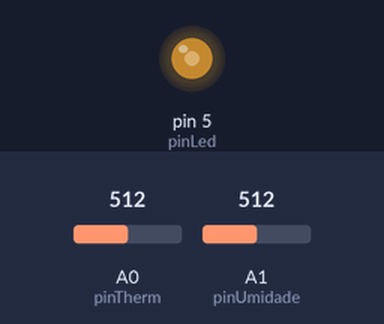
Bench run of a sketch on a simulated Arduino Uno, built for the host (arithmetic inside an expression is 32-bit, double 64-bit). Parts: output pins drawn as LEDs (lit = HIGH). The inputs (shaded band) are chosen by the test bench; at power-on: A0 (pinTherm) = 512, A1 (pinUmidade) = 512. What the sketch prints to the serial monitor is not drawn.

Above: at 0.1 s.
Timing chart, 0 to 1.6 s (numbered marks = the images above):
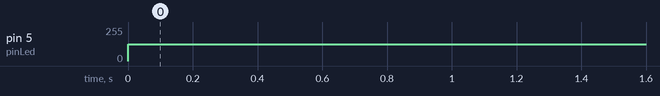

The sketch:

SmartMask.ino
```cpp
#include <Ultrasonic.h>	// Biblioteca do sensor ultrassônico

//////Json
#include <ArduinoJson.h>
const int TAMANHO = 200;

/*
Sensor ultrssônico, é utilizado para detectar a proximidade da
mão em relação á máscara
*/
HC_SR04 sensorDistancia(2, 3);
/*
Pino do led, é um pino pwm, isso significa que é um pino digital,
mas com um recurso adicional para modulação de frequência, isso gera
uma saída analógica, utilizado para regular o brilho do led
*/
int pinLed = 5;
/*
Pino do sensor de temperatura baseado em resistência
*/
int pinTherm = A0;
/*
Pino do sensor de umidade (resistência)
*/
int pinUmidade = A1;
// Distância mínima detectada em centímetros
int distanceMin = 2;
// Distância máxima em centímetros
int distanceMax = 30;

// Intensidade máxima do led
int maxIntensity = 125;

// Resistência do termistor
float tempR = 10000;
// Temperatura atual
float temp;
// Umidade relativa atual
float umid;
// Distância da mão atual
int dist;

void setup() {
	// Inicializa comunicação serial
	Serial.begin(115200);
	// Define o pino do led como saída
	pinMode(pinLed, OUTPUT);
}

void loop() {
	getInput();

	/*
	Mapeia a intensidade (brilho) do led utilizando a distância do sensor,
	sendo que uma distância próxima da distância mínima deixa o led com mais
	intensidade que uma distância próxima ou maior que a distância máxima,
	255 - Intensidade máxima
	0 - Intensidade Mínima
	*/
	int ledIntensity = map(dist, distanceMin, distanceMax, maxIntensity, 0);

	/*
	Escreve a saída analógica do pino do led, é usado o pino pwm
	para modulação do sinal para melhor controle da intensidade do led
	*/
	analogWrite(pinLed, ledIntensity);

	// Envia os dados dos sensores via serial
	outputJSON();

	delay(250);
}

// Calcula os valores dos sensores
void getInput() {
	// Distância atual em centímetros
	dist = sensorDistancia.distance();

	// Lê a temperatura atual
	temp = readTemp(pinTherm, tempR);

	// Lê a umidade relativa atual
	umid = (float)analogRead(pinUmidade);

	// Mapeia a umidade relativa (0-1023 para 0%-100%)
	umid = map(umid, 0, 1023, 0, 100);

	// Limita a distância
	dist = constrain(dist, distanceMin, distanceMax);
}

// Manda os dados dos sensores via serial
void outputJSON() {
	StaticJsonDocument<TAMANHO> json; //cria o objeto Json dos valores dos sensores
	json["topic"] = "sensores";		// Define o tópico
	json["temp"] = temp;				// Define o valor atual da temperatura
	json["humid"] = umid;				// Define o valor atual da umidade
	json["dist"] = dist;				// Define on valor atual da distância da mão

	serializeJson(json, Serial);
  	Serial.println();				// Envia o json
}

//função que faz leitura da temperatura e retorna o valor em graus celcius
float readTemp(int pin, float resistencia){
	//valores constante para calculo da temperatura
	float c1 = 1.009249522e-03, c2 = 2.378405444e-04, c3 = 2.019202697e-07;

	// Lê a entrada
  float tempOut = (float)analogRead(pin);
//calculo R2, demonstração no arquivo pdf da aula
  tempOut = resistencia * (1023.0 / tempOut - 1.0);
  tempOut = log(tempOut);
// Equação de Steinhart–Hart
  tempOut = (1.0 / (c1 + c2*tempOut + c3*tempOut*tempOut*tempOut));// Equação de Steinhart–Hart
  tempOut = tempOut - 273.15; //temperatura em Graus celcius
  //Tf = (Tc * 9.0)/ 5.0 + 32.0; // temp em fahrenheit
  return tempOut;
}
```

Measured:
- by itself, pin 5 (pinLed): 0/255 → 125/255 at 0.00 s
